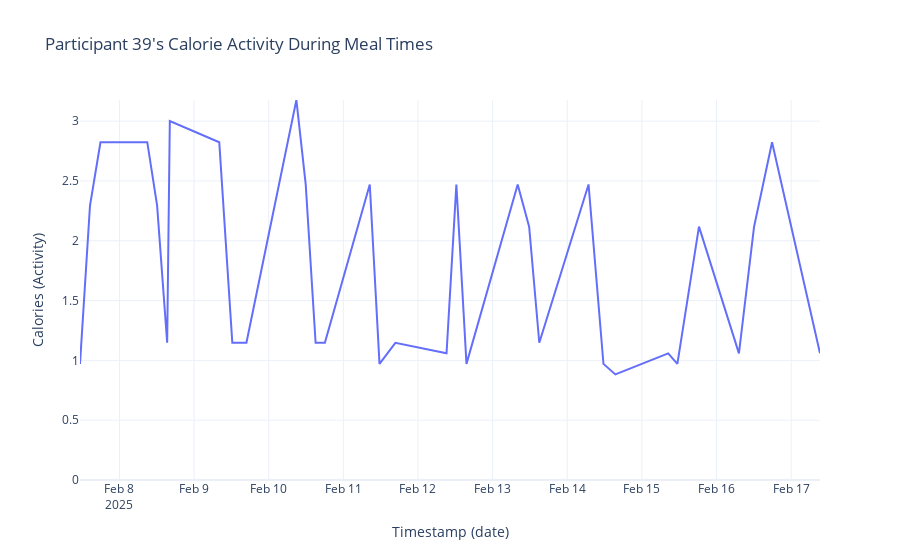

Notebook cell for this chart:
### Code cell
# Create a line plot with Timestamp on x-axis and Calories (Activity) on y-axis
fig = px.line(df_macro039_clean,
              x="Timestamp",
              y="Calories (Activity)",
              title="Participant 39's Calorie Activity During Meal Times",
              template="plotly_white")

# Update the axis labels (titles)
fig.update_layout(
    xaxis_title="Timestamp (date)",
    yaxis_title="Calories (Activity)"
)

fig.update_yaxes(range=[0, df_macro039_clean["Calories (Activity)"].max()])

fig.show()

### Figure 1 — Plotly figure (JSON) as saved in the notebook; plotly's stock layout.template omitted (floating-point values rounded to 4 significant figures)
{"data": [{"hovertemplate": "Timestamp=%{x}<br>Calories (Activity)=%{y}<extra></extra>", "legendgroup": "", "line": {"color": "#636efa", "dash": "solid"}, "marker": {"symbol": "circle"}, "mode": "lines", "name": "", "orientation": "v", "showlegend": false, "type": "scatter", "x": ["2025-02-07T11:19:00", "2025-02-07T14:32:00", "2025-02-07T17:54:00", "2025-02-08T08:57:00", "2025-02-08T12:07:00", "2025-02-08T15:21:00", "2025-02-08T16:12:00", "2025-02-09T08:06:00", "2025-02-09T12:18:00", "2025-02-09T15:29:00", "2025-02-09T16:50:00", "2025-02-10T08:54:00", "2025-02-10T11:54:00", "2025-02-10T15:05:00", "2025-02-10T18:04:00", "2025-02-11T08:30:00", "2025-02-11T11:38:00", "2025-02-11T16:44:00", "2025-02-12T09:11:00", "2025-02-12T12:21:00", "2025-02-12T15:36:00", "2025-02-13T08:04:00", "2025-02-13T11:45:00", "2025-02-13T15:01:00", "2025-02-14T06:51:00", "2025-02-14T11:39:00", "2025-02-14T15:29:00", "2025-02-15T08:28:00", "2025-02-15T11:25:00", "2025-02-15T18:22:00", "2025-02-16T07:13:00", "2025-02-16T12:05:00", "2025-02-16T17:52:00", "2025-02-17T09:17:00"], "xaxis": "x", "y": [0.9707, 2.295, 2.824, 2.824, 2.295, 1.147, 3.0, 2.824, 1.147, 1.147, 1.147, 3.177, 2.471, 1.147, 1.147, 2.471, 0.9707, 1.147, 1.059, 2.471, 0.9707, 2.471, 2.118, 1.147, 2.471, 0.9707, 0.8825, 1.059, 0.9707, 2.118, 1.059, 2.118, 2.824, 1.059], "yaxis": "y"}], "layout": {"legend": {"tracegroupgap": 0}, "title": {"text": "Participant 39's Calorie Activity During Meal Times"}, "xaxis": {"anchor": "y", "domain": [0, 1], "title": {"text": "Timestamp (date)"}}, "yaxis": {"anchor": "x", "domain": [0, 1], "range": [0, 3.177], "title": {"text": "Calories (Activity)"}}}}
